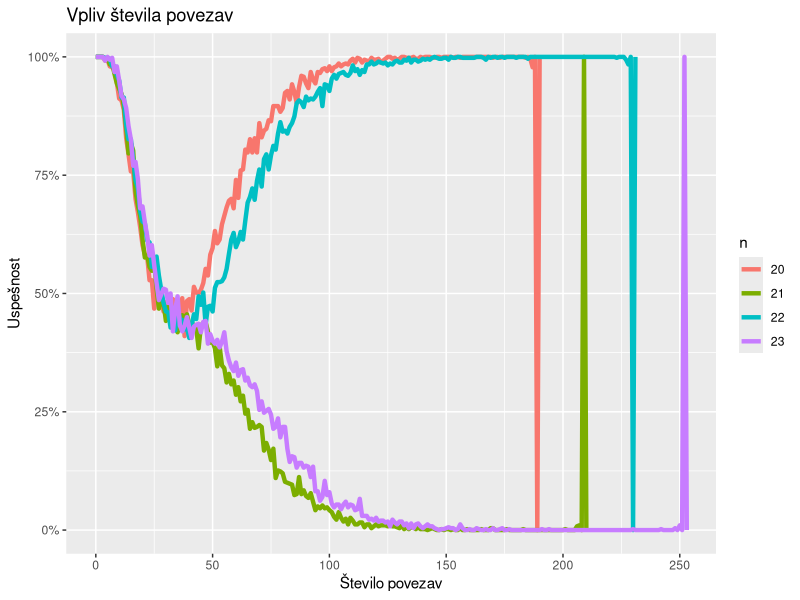

Here is the R script that generated this plot:
library(tidyverse)
Sys.setlocale(category = "LC_ALL", locale = "Slovenian")

graphs <- read_csv(
  "random_graphs.csv",
  col_types = cols(
    .default = col_integer(),
    percentage = col_double(),
    time = col_double()
  )
)

graphs$n <- factor(graphs$n)

p1 <- ggplot(graphs, aes(x=m, color = n)) +
  geom_line(size=1.5, aes(y = percentage / 500)) +
  scale_y_continuous(labels = scales::percent, limits = c(0, 1)) +
  labs(title="Vpliv števila povezav", x="Število povezav", y="Uspešnost")
print(p1)





